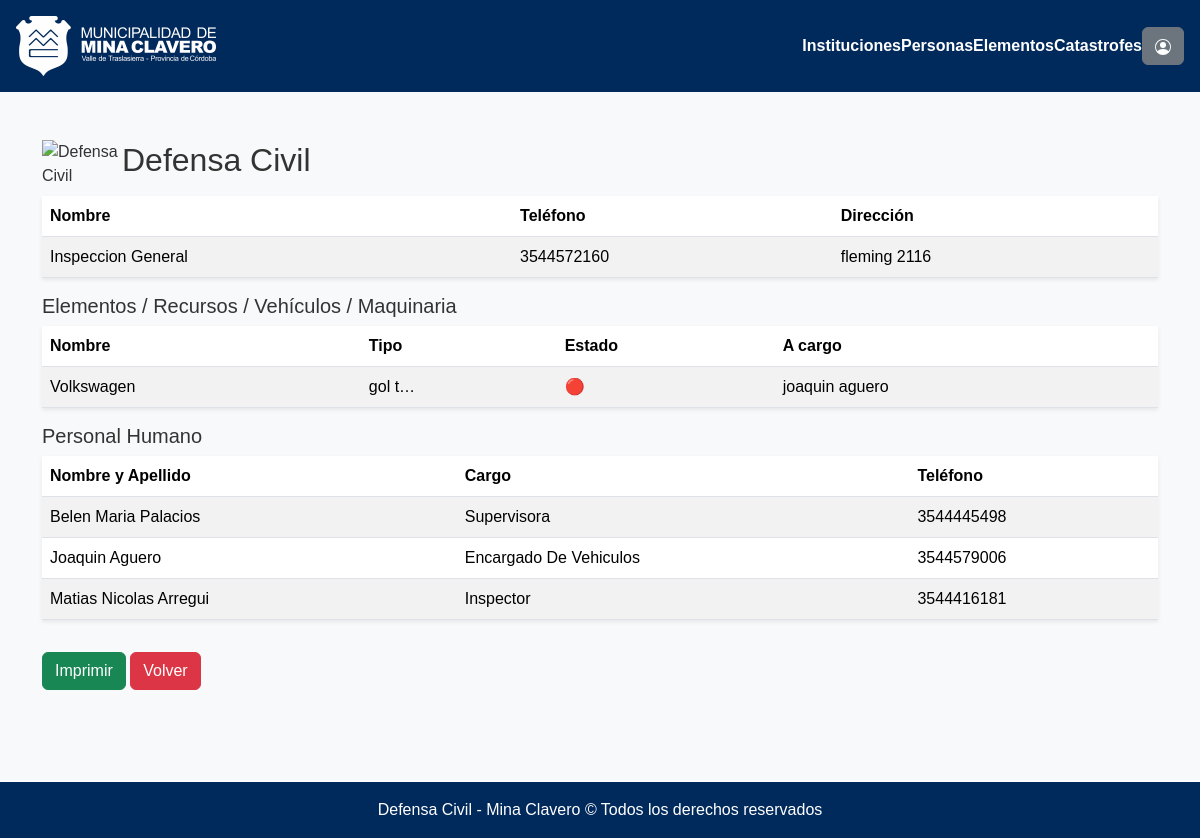
The app's page /instituciones/detalle/2 (signed in), older data.
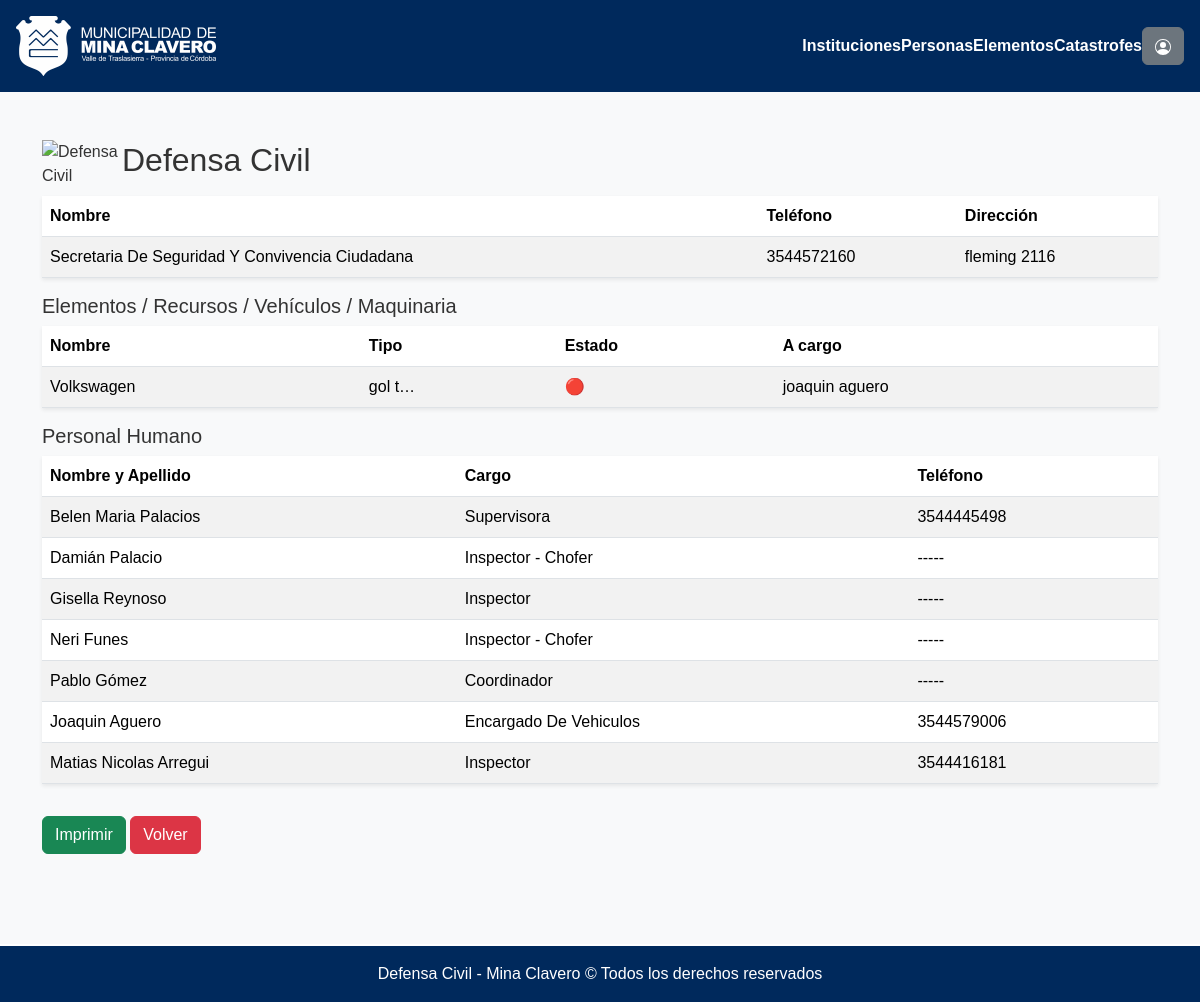
The same page, newer data.
### seguridadVial/models.py (models this page shows, shortened)
class Institucion(models.Model):
    nombre = models.CharField(max_length=120)
    descripcion = models.CharField(max_length=240)
    direccion = models.CharField(max_length=120, default="", null=True, blank=True)
    email = models.CharField(max_length=120, default="", null=True, blank=True)
    telefono = models.CharField(max_length=30, default="",null=True, blank=True)

class Elementos(models.Model):
    nombre = models.CharField(max_length=120)
    tipo = models.CharField(max_length=120, null=True, blank=True)
    descripcion = models.CharField(max_length=120, default="", null=True, blank=True)
    cantidad = models.IntegerField(default=1, null=True, blank=True)
    observaciones = models.CharField(max_length=240, null=True, blank=True)
    estado = models.BooleanField(default=True, null=True, blank=True)
    id_persona = models.ForeignKey("Persona", on_delete=models.PROTECT)
    id_institucion = models.ForeignKey("Institucion", on_delete=models.CASCADE)

class Persona(models.Model):
    nombre_apellido = models.CharField(max_length=120)
    dni = models.IntegerField(default=0)
    telefono = models.CharField(max_length=30, default="",null=True, blank=True)
    id_institucion = models.ManyToManyField('Institucion', through="InstitucionCargoPersona")

class InstitucionCargoPersona(models.Model):
    id_institucion = models.ForeignKey(Institucion, on_delete=models.CASCADE)
    id_persona = models.ForeignKey(Persona, on_delete=models.CASCADE)
    cargo = models.CharField(max_length=120)

### seguridadVial/views.py (the view)
# urls.py: path("instituciones/detalle/<str:pk>", login_required(permission_required('seguridadVial.view_institucion')(views.institucionDetalle)), name="institucionDetalle"),
def institucionDetalle(request, pk):
    institucion = Institucion.objects.get(id=pk)
    personas_institucion = [x.id_persona.pk for x in InstitucionCargoPersona.objects.filter(id_institucion=pk) ]
    personas = [ x for x in Persona.objects.all().order_by('nombre_apellido')  if x.pk in personas_institucion]
    cargos =  [{"id_persona": x.id_persona.pk, "cargo":x.cargo} for x in InstitucionCargoPersona.objects.filter(id_institucion=pk)]
    elementos_institucion = Elementos.objects.filter(id_institucion=pk)
    print(cargos)
    context= {"institucion":institucion, "personas": personas, "elementos": elementos_institucion, "cargos": cargos}
    return render(request, os.path.join("defensaCivil", "detalles", "institucionDetalle.html"), context=context)

### municipalidad/templates/defensaCivil/detalles/institucionDetalle.html (shortened to what the changed rows need)
{% extends "defensaCivil/base.html" %}
{% load static %}
{% block contenido %}
<div class="container mt-5 mb-5">
    <div class="d-flex justify-content-start align-items-center mb-1">
      <h2>Defensa Civil</h2>
    </div>
    <table class="table table-striped shadow-sm mt-2">
        <thead class="bg-light">
          <tr>
            <th scope="col">Nombre</th>
            <th scope="col" class="d-none d-md-table-cell">Teléfono</th>
            <th scope="col" class="d-none d-md-table-cell">Dirección</th>
          </tr>
        </thead>
        <tbody>
            <tr>
              <td style="cursor: pointer;" onclick="window.location.href='{% url 'modificarInstitucion' institucion.id %}'">{{ institucion.nombre | title}}</td>
              <td style="cursor: pointer;" class="d-none d-md-table-cell" onclick="window.location.href='{% url 'modificarInstitucion' institucion.id %}'">{{ institucion.telefono |default_if_none:"--" }}</td>
              <td style="cursor: pointer;" class="d-none d-md-table-cell" onclick="window.location.href='{% url 'modificarInstitucion' institucion.id %}'">{{ institucion.direccion |default_if_none:"--" }}</td>
            </tr>
        </tbody>
    </table>
    {% if elementos %}
        <table class="table table-striped shadow-sm  mt-2">
            <thead class="bg-light">
              <tr>
                <th scope="col">Nombre</th>
                <th scope="col" class="d-none d-lg-table-cell">Tipo</th>
                <th scope="col">Estado</th>
                <th scope="col" class="d-none d-md-table-cell">A cargo</th>
              </tr>
            </thead>
            <tbody>
              {% for elemento in elementos %}
                <tr>
                  <td style="cursor: pointer;" onclick="window.location.href='{% url 'modificarElemento' elemento.id %}'">{{ elemento.nombre | title}}</td>
                  <td style="cursor: pointer;" class="d-none d-lg-table-cell" onclick="window.location.href='{% url 'modificarElemento' elemento.id %}'">{{ elemento.tipo|default_if_none:"-----" | truncatechars:6}}</td>
                  <td style="cursor: pointer;" onclick="window.location.href='{% url 'modificarElemento' elemento.id %}'">
                    {% if elemento.estado %}
                      <span style="color: red;">🔴</span>
                    {% else %}
                      <span style="color: green;">🟢</span>
                    {% endif %}
                  <td style="cursor: pointer;" class="d-none d-md-table-cell" onclick="window.location.href='{% url 'modificarElemento' elemento.id %}'">{{ elemento.id_persona.nombre_apellido}}</td>
                </tr>
              {% endfor %}
            </tbody>
        </table>
    {% endif %}
    {% if personas %}
        <table class="table table-striped shadow-sm  mt-2">
            <thead class="bg-light">
              <tr>
                <th scope="col">Nombre y Apellido</th>
                <th scope="col">Cargo</th>
                <th scope="col" class="d-none d-md-table-cell">Teléfono</th>
              </tr>
            </thead>
            <tbody>
              {% for persona in personas %}
                {% if persona.nombre != "seleccionar persona" %}
                  <tr>
                    <td style="cursor: pointer;" onclick="window.location.href='{% url 'modificarPersona' persona.id %}'">{{ persona.nombre_apellido | title}}</td>
                    {% for cargo in cargos %}
                    {% if persona.id == cargo.id_persona%}
                      <td style="cursor: pointer;" onclick="window.location.href='{% url 'modificarPersona' persona.id %}'">{{cargo.cargo | title}}</td>
                    {% endif %}
                    {% endfor %}
                    <td style="cursor: pointer;" class="d-none d-md-table-cell" onclick="window.location.href='{% url 'modificarPersona' persona.id %}'">{{ persona.telefono | default_if_none:"-----" }}</td>
                  </tr>
                {% endif %}
              {% endfor %}
            </tbody>
        </table>
    {% endif %}
</div>
{% endblock %}

Row changes from the older to the newer data that the page shows:
changed Institucion "fleming 2116": nombre "Inspeccion General" → "Secretaria De Seguridad Y Convivencia Ciudadana"
added Persona: nombre_apellido "Damián Palacio", telefono "-----"
added InstitucionCargoPersona: cargo "Inspector - Chofer"
added Persona: nombre_apellido "Gisella Reynoso", telefono "-----"
added InstitucionCargoPersona: cargo "Inspector"
added Persona: nombre_apellido "Neri Funes", telefono "-----"
added InstitucionCargoPersona: cargo "Inspector - Chofer"
added Persona: nombre_apellido "Pablo Gómez", telefono "-----"
added InstitucionCargoPersona: cargo "Coordinador"
